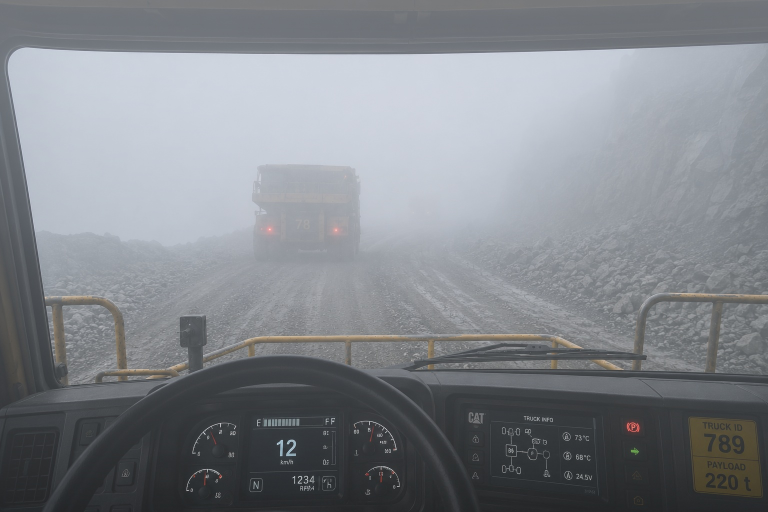
#> input picture DCP_demo/mining_truck.png, 1536 x 1024 px (shown at 1/2 size)
$ python dcp_dehaze.py   (older library calls are emulated)
#> lines starting #> are read from the running program, lines starting #| are printed output that depends on the picture
import cv2
import numpy as np
import os

# ============================================================
# SETTINGS
# ============================================================

INPUT_IMAGE = "mining_truck.png"

# True = artificially create a hazy image from your clear image
# False = use your original image directly as the hazy input
USE_SYNTHETIC_HAZE = False

OUTPUT_DIR = "dcp_output"

PATCH_SIZE = 15
OMEGA = 0.85
T0 = 0.15


# ============================================================
# DARK CHANNEL
# ============================================================

def dark_channel(image, patch_size=15):

    min_channel = np.min(image, axis=2)

    kernel = cv2.getStructuringElement(
        cv2.MORPH_RECT,
        (patch_size, patch_size)
    )

    dark = cv2.erode(min_channel, kernel)

    return dark


# ============================================================
# ATMOSPHERIC LIGHT
# ============================================================

def estimate_atmospheric_light(image, dark):

    h, w = dark.shape

    # Number of brightest pixels used for estimation
    num_pixels = max(int(h * w * 0.001), 1)

    dark_flat = dark.reshape(-1)

    # brightest dark-channel pixels
    indices = np.argsort(dark_flat)[-num_pixels:]

    image_flat = image.reshape(-1, 3)

    atmospheric_candidates = image_flat[indices]

    # Select candidate with maximum RGB intensity
    brightness = np.sum(atmospheric_candidates, axis=1)

    A = atmospheric_candidates[np.argmax(brightness)]

    return A


# ============================================================
# TRANSMISSION ESTIMATION
# ============================================================

def estimate_transmission(image, A, patch_size=15, omega=0.95):

    normalized = image / (A + 1e-6)

    transmission = 1 - omega * dark_channel(
        normalized,
        patch_size
    )

    return transmission


# ============================================================
# GUIDED FILTER
# ============================================================

def guided_filter(guide, src, radius=40, eps=1e-3):

    guide = guide.astype(np.float32)
    src = src.astype(np.float32)

    mean_I = cv2.boxFilter(
        guide,
        cv2.CV_32F,
        (radius, radius)
    )

    mean_p = cv2.boxFilter(
        src,
        cv2.CV_32F,
        (radius, radius)
    )

    mean_Ip = cv2.boxFilter(
        guide * src,
        cv2.CV_32F,
        (radius, radius)
    )

    cov_Ip = mean_Ip - mean_I * mean_p

    mean_II = cv2.boxFilter(
        guide * guide,
        cv2.CV_32F,
        (radius, radius)
    )

    var_I = mean_II - mean_I * mean_I

    a = cov_Ip / (var_I + eps)

    b = mean_p - a * mean_I

    mean_a = cv2.boxFilter(
        a,
        cv2.CV_32F,
        (radius, radius)
    )

    mean_b = cv2.boxFilter(
        b,
        cv2.CV_32F,
        (radius, radius)
    )

    output = mean_a * guide + mean_b

    return output


# ============================================================
# SCENE RECOVERY
# ============================================================

def recover_scene(image, transmission, A, t0=0.1):

    transmission = np.maximum(
        transmission,
        t0
    )

    recovered = (
        (image - A) / transmission[:, :, None]
    ) + A

    recovered = np.clip(
        recovered,
        0,
        1
    )

    return recovered


# ============================================================
# SYNTHETIC HAZE
# ============================================================

def add_haze(image, atmospheric_light=(0.85, 0.88, 0.92),
             haze_strength=0.72):

    h, w, _ = image.shape

    # Depth-like gradient
    y = np.linspace(0, 1, h)
    x = np.linspace(0, 1, w)

    X, Y = np.meshgrid(x, y)

    # More haze toward distance/top
    depth = 0.25 + 0.75 * (1 - Y)

    transmission = np.exp(
        -haze_strength * depth
    )

    A = np.array(
        atmospheric_light,
        dtype=np.float32
    )

    hazy = (
        image * transmission[:, :, None]
        + A * (1 - transmission[:, :, None])
    )

    return np.clip(hazy, 0, 1)


# ============================================================
# MAIN
# ============================================================

def main():

    os.makedirs(
        OUTPUT_DIR,
        exist_ok=True
    )

    # --------------------------------------------------------
    # LOAD IMAGE
    # --------------------------------------------------------

    original = cv2.imread(
        INPUT_IMAGE
    )
#> original is the input picture: shape (1024, 1536, 3); mean B, G, R 138.2, 132.8, 129

    if original is None:

        print("ERROR: Could not find:")
        print(INPUT_IMAGE)
        print()
        print("Put your image in the same folder as this script.")

        return

    original = cv2.cvtColor(
        original,
        cv2.COLOR_BGR2RGB
    )

    original = original.astype(
        np.float32
    ) / 255.0

    # --------------------------------------------------------
    # CREATE HAZY INPUT
    # --------------------------------------------------------

    if USE_SYNTHETIC_HAZE:

        hazy = add_haze(
            original,
            haze_strength=0.72
        )

    else:

        hazy = original.copy()

    # --------------------------------------------------------
    # DARK CHANNEL
    # --------------------------------------------------------

    dark = dark_channel(
        hazy,
        PATCH_SIZE
    )
#> in dark_channel, `dark = cv2.erode(min_channel, kernel)`:
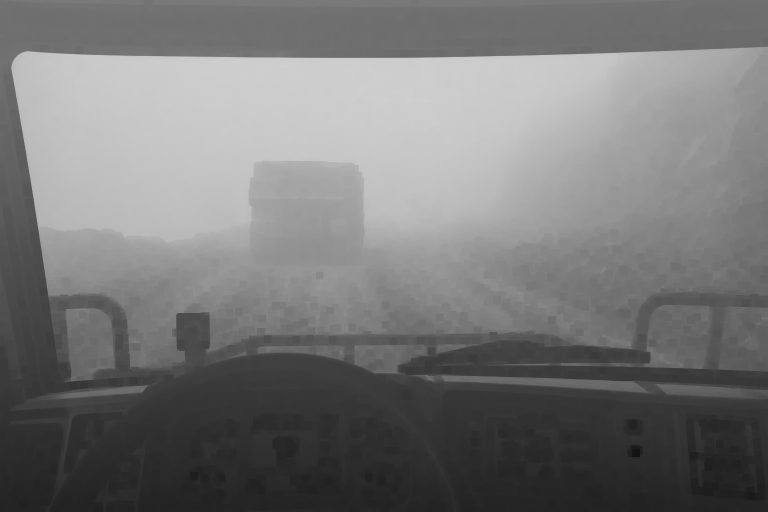
#> dark: shape (1024, 1536) float32 (shown at 1/2 size); min 0.0745, max 0.812, mean 0.467

    # --------------------------------------------------------
    # ATMOSPHERIC LIGHT
    # --------------------------------------------------------

    A = estimate_atmospheric_light(
        hazy,
        dark
    )
#> in estimate_atmospheric_light, `indices = np.argsort(dark_flat)[-num_pixels:]`: indices = 1572 values, max 327992 at index 94, min 183447 at index 1225, mean 260657.3
#> in estimate_atmospheric_light, `atmospheric_candidates = image_flat[indices]`: atmospheric_candidates = 1572 rows, first 8: [0.816, 0.831, 0.875], [0.812, 0.839, 0.878], [0.808, 0.835, 0.875], [0.812, 0.839, 0.878], [0.812, 0.839, 0.878], [0.812, 0.839, 0.878], [0.812, 0.839, 0.878], [0.816, 0.831, 0.875]
#> in estimate_atmospheric_light, `brightness = np.sum(atmospheric_candidates, axis=1)`: brightness = 1572 values, max 2.54 at index 380, min 2.5 at index 15, mean 2.52
#> in estimate_atmospheric_light, `A = atmospheric_candidates[np.argmax(brightness)]`: A = [0.816, 0.843, 0.882]
#> A = [0.816, 0.843, 0.882]

    print()
    print("===================================")
    print("DARK CHANNEL PRIOR")
    print("===================================")

    print(
        "Estimated Atmospheric Light:"
    )

    print(
        "R = {:.3f}".format(A[0])
    )
#| R = 0.816

    print(
        "G = {:.3f}".format(A[1])
    )
#| G = 0.843

    print(
        "B = {:.3f}".format(A[2])
    )
#| B = 0.882

    # --------------------------------------------------------
    # TRANSMISSION MAP
    # --------------------------------------------------------

    transmission = estimate_transmission(
        hazy,
        A,
        PATCH_SIZE,
        OMEGA
    )

    # --------------------------------------------------------
    # REFINE TRANSMISSION
    # --------------------------------------------------------

    guide = cv2.cvtColor(
        (hazy * 255).astype(np.uint8),
        cv2.COLOR_RGB2GRAY
    ).astype(np.float32) / 255.0

    transmission_refined = guided_filter(
        guide,
        transmission,
        radius=40,
        eps=1e-3
    )
#> in guided_filter, `mean_b = cv2.boxFilter( b, cv2.CV_32F, (radius, radius) )`:
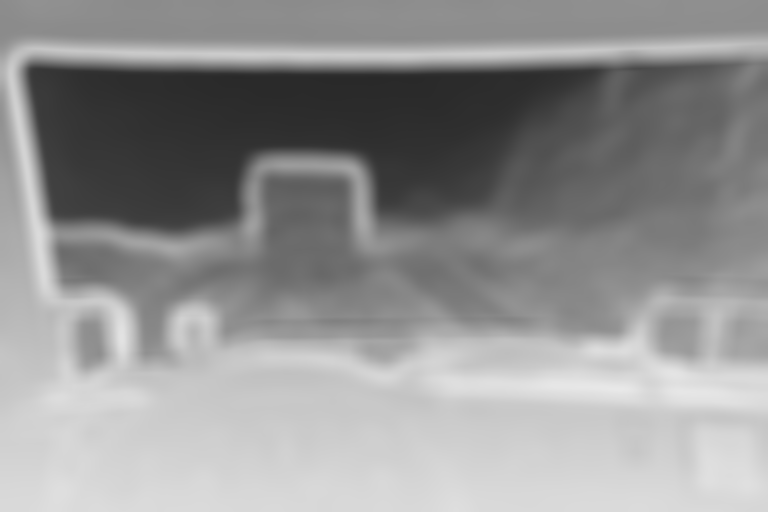
#> mean_b: shape (1024, 1536) float32 (shown at 1/2 size); min 0.162, max 0.913, mean 0.575

    transmission_refined = np.clip(
        transmission_refined,
        0,
        1
    )

    # --------------------------------------------------------
    # SCENE RECOVERY
    # --------------------------------------------------------

    dehazed = recover_scene(
        hazy,
        transmission_refined,
        A,
        T0
    )

    # --------------------------------------------------------
    # ATMOSPHERIC LIGHT VISUALIZATION
    #
    # IMPORTANT:
    # A itself is a global RGB estimate.
    # This visualization keeps the truck faintly visible
    # for demonstration purposes.
    # --------------------------------------------------------

    A_image = np.ones_like(hazy) * A
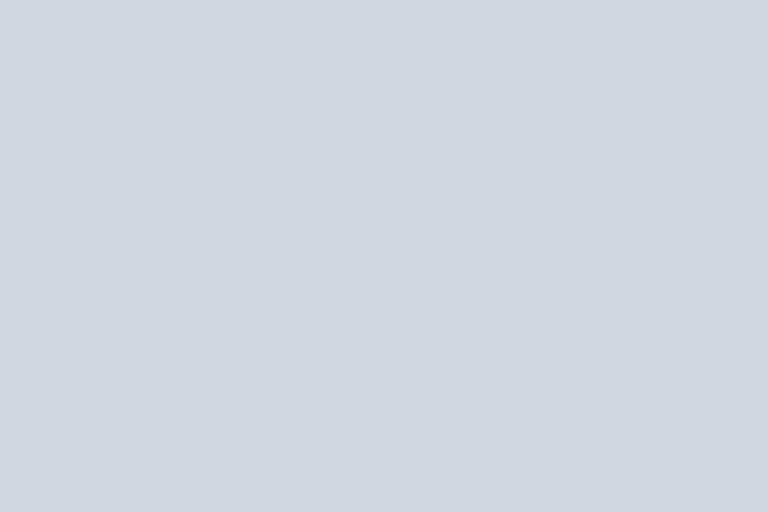
#> A_image: shape (1024, 1536, 3) float32 (shown at 1/2 size); mean R, G, B 0.824, 0.837, 0.876

    atmospheric_visualization = (
        0.72 * A_image
        + 0.28 * hazy
    )
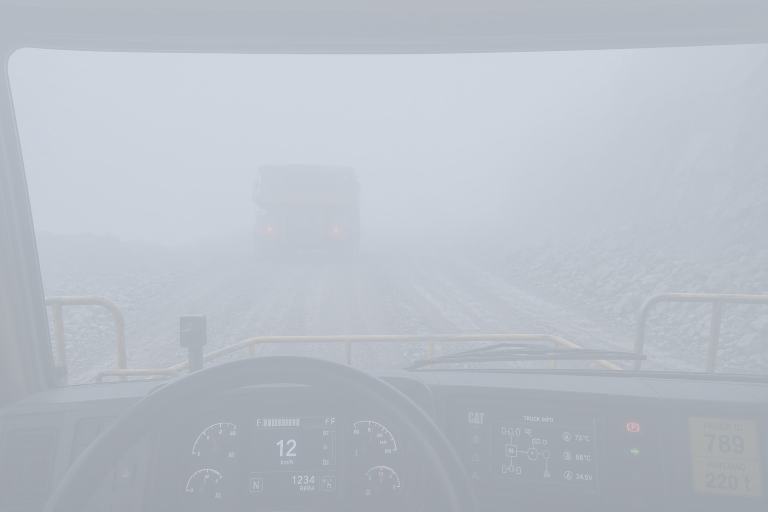
#> atmospheric_visualization: shape (1024, 1536, 3) float32 (shown at 1/2 size); mean R, G, B 0.727, 0.75, 0.791

    atmospheric_visualization = np.clip(
        atmospheric_visualization,
        0,
        1
    )

    # --------------------------------------------------------
    # CONVERT TO OPENCV BGR
    # --------------------------------------------------------

    hazy_bgr = cv2.cvtColor(
        (hazy * 255).astype(np.uint8),
        cv2.COLOR_RGB2BGR
    )

    dark_img = (
        dark * 255
    ).astype(np.uint8)

    transmission_img = (
        transmission_refined * 255
    ).astype(np.uint8)

    atmospheric_bgr = cv2.cvtColor(
        (atmospheric_visualization * 255).astype(np.uint8),
        cv2.COLOR_RGB2BGR
    )

    dehazed_bgr = cv2.cvtColor(
        (dehazed * 255).astype(np.uint8),
        cv2.COLOR_RGB2BGR
    )
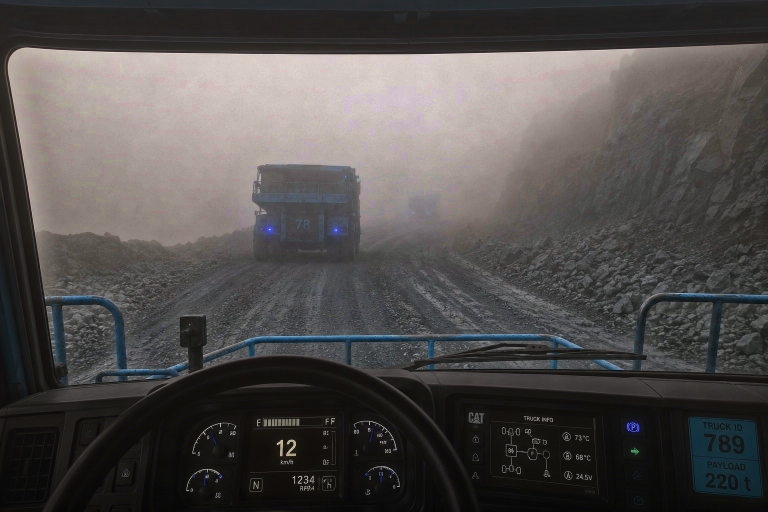
#> dehazed_bgr: shape (1024, 1536, 3) (shown at 1/2 size); mean R, G, B 80.6, 77.8, 76.1

    # --------------------------------------------------------
    # SAVE INDIVIDUAL STAGES
    # --------------------------------------------------------

    cv2.imwrite(
        os.path.join(
            OUTPUT_DIR,
            "01_hazy_input.png"
        ),
        hazy_bgr
    )

    cv2.imwrite(
        os.path.join(
            OUTPUT_DIR,
            "02_dark_channel.png"
        ),
        dark_img
    )

    cv2.imwrite(
        os.path.join(
            OUTPUT_DIR,
            "03_transmission_map.png"
        ),
        transmission_img
    )

    cv2.imwrite(
        os.path.join(
            OUTPUT_DIR,
            "04_atmospheric_light.png"
        ),
        atmospheric_bgr
    )

    cv2.imwrite(
        os.path.join(
            OUTPUT_DIR,
            "05_dehazed_output.png"
        ),
        dehazed_bgr
    )

    # ========================================================
    # CREATE FLOW IMAGE
    # ========================================================

    target_w = 300
    target_h = 230

    stages = [
        ("1. HAZY INPUT", hazy_bgr),
        ("2. DARK CHANNEL", dark_img),
        ("3. TRANSMISSION MAP", transmission_img),
        ("4. ATMOSPHERIC LIGHT", atmospheric_bgr),
        ("5. DEHAZED OUTPUT", dehazed_bgr)
    ]

    # Convert grayscale stages to BGR
    prepared = []

    for title, image in stages:

        if len(image.shape) == 2:

            image = cv2.cvtColor(
                image,
                cv2.COLOR_GRAY2BGR
            )

        image = cv2.resize(
            image,
            (target_w, target_h)
        )

        prepared.append(
            (title, image)
        )
#> this loop made 5 passes
#> title on passes 1 to 5: '1. HAZY INPUT', '2. DARK CHANNEL', '3. TRANSMISSION MAP', '4. ATMOSPHERIC LIGHT', '5. DEHAZED OUTPUT'
#> pass 1, in main, `image = cv2.resize( image, (target_w, target_h) )`:
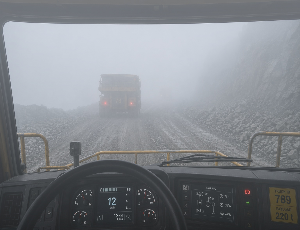
#> image: shape (230, 300, 3); mean of channels 0, 1, 2 138.2, 132.8, 128.9; drawn as B, G, R
#> after the loop, prepared = 5 items

    margin = 25
    title_h = 70
    label_h = 45

    canvas_w = (
        margin * 2
        + target_w * 5
        + 20 * 4
    )

    canvas_h = (
        title_h
        + target_h
        + label_h
        + 80
    )

    canvas = np.ones(
        (canvas_h, canvas_w, 3),
        dtype=np.uint8
    ) * 245

    # Title

    cv2.putText(
        canvas,
        "DARK CHANNEL PRIOR (DCP) DEHAZING",
        (margin, 42),
        cv2.FONT_HERSHEY_SIMPLEX,
        1.0,
        (30, 60, 100),
        2,
        cv2.LINE_AA
    )

    for i, (title, image) in enumerate(prepared):

        x = (
            margin
            + i * (target_w + 20)
        )

        y = title_h

        # Image
        canvas[
            y:y+target_h,
            x:x+target_w
        ] = image

        # Border
        cv2.rectangle(
            canvas,
            (x, y),
            (x+target_w, y+target_h),
            (60, 60, 60),
            2
        )

        # Stage label
        cv2.putText(
            canvas,
            title,
            (x, y+target_h+28),
            cv2.FONT_HERSHEY_SIMPLEX,
            0.48,
            (30, 30, 30),
            1,
            cv2.LINE_AA
        )

        # Arrow
        if i < 4:

            arrow_x1 = x + target_w + 2
            arrow_x2 = x + target_w + 17

            arrow_y = (
                y
                + target_h // 2
            )

            cv2.arrowedLine(
                canvas,
                (arrow_x1, arrow_y),
                (arrow_x2, arrow_y),
                (40, 100, 180),
                2,
                tipLength=0.4
            )
#> this loop made 5 passes
#> (title, x, arrow_x1, arrow_x2) on passes 1 to 4: ('1. HAZY INPUT', 25, 327, 342), ('2. DARK CHANNEL', 345, 647, 662), ('3. TRANSMISSION MAP', 665, 967, 982), ('4. ATMOSPHERIC LIGHT', 985, 1287, 1302)
#> (title, x) on pass 5: ('5. DEHAZED OUTPUT', 1305)

    # Bottom explanation

    text = (
        "Hazy Input → Dark Channel → Transmission Map "
        "→ Atmospheric Light → Scene Recovery"
    )

    cv2.putText(
        canvas,
        text,
        (margin, canvas_h - 30),
        cv2.FONT_HERSHEY_SIMPLEX,
        0.52,
        (40, 80, 120),
        1,
        cv2.LINE_AA
    )
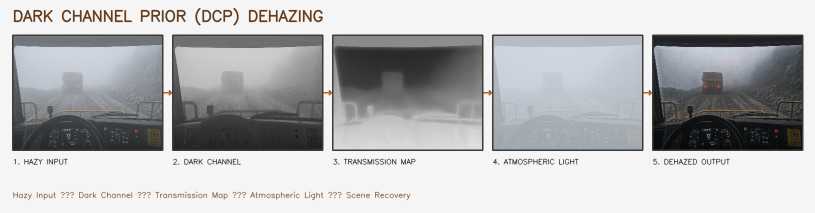
#> canvas: shape (425, 1630, 3) (shown at 1/2 size); mean of channels 0, 1, 2 183.8, 182.5, 181.9; drawn as B, G, R

    cv2.imwrite(
        os.path.join(
            OUTPUT_DIR,
            "dcp_demo.jpg"
        ),
        canvas
    )

    print()
    print("===================================")
    print("DONE!")
    print("===================================")
    print(
        "Results saved in:",
        OUTPUT_DIR
    )
    print()
    print(
        "Open:"
    )
    print(
        os.path.join(
            OUTPUT_DIR,
            "dcp_demo.png"
        )
    )


if __name__ == "__main__":
    main()
